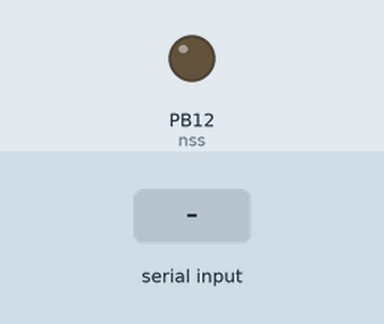
This sketch was run on a simulated STM32 Blue Pill. Parts: output pins drawn as LEDs (lit = HIGH). Inputs (shaded band) come from the test bench. What the sketch prints to the serial monitor is not drawn.

Above: at 0.01 s.
At 1.2 s:
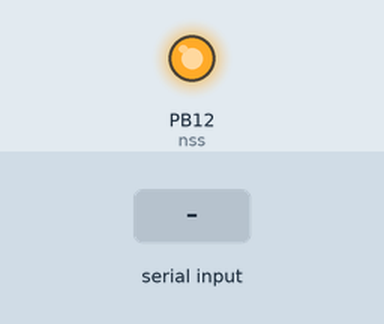
1.3 s: byte 30 received over Serial
Timing chart, 0 to 4.3 s (numbered marks = the images above; inputs shaded):
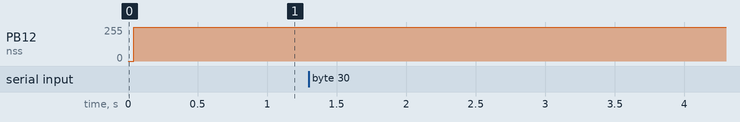

The sketch:

LoRaAnalyser.ino
```cpp
#define nss PB12
#include "SPI.h"
void wRFM(byte ad, byte val);
void bwRFM(byte ad, byte vals[], int n);
byte rRFM(byte ad);
void brRFM(byte ad, byte vals[], byte len);
void setFrequency(uint32_t frequency);
void enterMode(uint32_t mode, bool lora = false);
//Module config
const uint32_t Fosc_nom = 32000000;
uint32_t Fosc = Fosc_nom;
bool low_frequency = false;

//Sweep settings
uint32_t Fstart = 899500000;
uint32_t Fend   = 900500000;
uint32_t Finc   = 1000;

uint8_t LNAGain = 1; //Max LNA gain
uint8_t RSSIsamples = 0x05; //Average 64 samples for each RSSI result

uint8_t RxBw = 0x17; //Rx bandwidth control = 2.6kHz

void setup() {
  // put your setup code here, to run once:
  pinMode(nss,OUTPUT);
  digitalWrite(nss,HIGH);
  Serial.begin(115200);

  SPI.setModule(2);
  SPI.begin();
  Serial.println(rRFM(0x42), HEX);
  enterMode(0, true); //sleep
  delay(5);
  enterMode(0, false); //sleep
  delay(5);
  enterMode(1); //standby
  delay(5);
      setFrequency(Fstart);

  wRFM(0x0e, RSSIsamples & 0x07); //no RSSI offset; x RSSI averaging samples
  wRFM(0x12, RxBw);
  wRFM(0x0D, 0x00); //disable AGC and other automatic crud
 // wRFM(0x44, 0xAD); //fast frequency hopping
  wRFM(0x31, 0x00); //continuous not packet mode
  wRFM(0x14, 0x10); //disable bit sync
}

void loop() {
  // put your main code here, to run repeatedly:
  if(Serial.available()) {
    char c = Serial.read();
    setFrequency(Fstart);
    enterMode(4); //FSRx
    delay(1);
    for(uint32_t freq = Fstart; freq < Fend; freq += Finc) {
      enterMode(5); //Rx
      delay(50);
      float rssi = 0 - (int)(rRFM(0x11)) / 2.0;
      enterMode(1); //standby
      setFrequency(freq + Finc);
      enterMode(4); //FSRx
      Serial.print(freq);
      Serial.print('\t');
      Serial.println(rssi);

    }
    enterMode(1); //standby
  }
}

void enterMode(uint32_t mode, bool lora) {
  //OOK modulation; specified freq band
  wRFM(0x01, (lora << 7) | (0x01 << 5) | (mode & 0x07));
  //Serial.println(rRFM(0x01));
}

void setFrequency(uint32_t frequency) {
    uint32_t freqVal = ((uint64_t)(frequency) << 19ULL) / Fosc;

    wRFM(0x06, (freqVal >> 16) & 0xFF);
    wRFM(0x07, (freqVal >> 8) & 0xFF);
    wRFM(0x08, (freqVal) & 0xFF);

}

void wRFM(byte ad, byte val) {//single byte write
    digitalWrite(nss,LOW);
    SPI.transfer(ad | 128);//set wrn bit - WRITE = 1
    SPI.transfer(val);
    digitalWrite(nss,HIGH);
};


void bwRFM(byte ad, byte vals[], int n){//burst write - less efficient but faster
    //for multiple bits
    //(less efficient for singles due to array overhead etc)
    digitalWrite(nss,LOW);
    SPI.transfer(ad | 128);//set wrn bit - WRITE = 1
    for(int i = 0;i<n;i++)
        SPI.transfer(vals[i]);

    digitalWrite(nss,HIGH);
};

byte rRFM(byte ad){//single byte read
    digitalWrite(nss,LOW);
    SPI.transfer(ad & B01111111);//wrn bit low
    byte val = SPI.transfer(0);//read, but we still have to spec a value?
    digitalWrite(nss,HIGH);
    return val;
};

void brRFM(byte ad, byte vals[], byte len){//burst read - slower for singles due to
    digitalWrite(nss,LOW);   //overhead of working with arrays
    SPI.transfer(ad & 0x7F);//wrn bit low
    for(int i = 0;i<len;i++){
        vals[i] = SPI.transfer(0);
    }

   digitalWrite(nss,HIGH);
};
```
